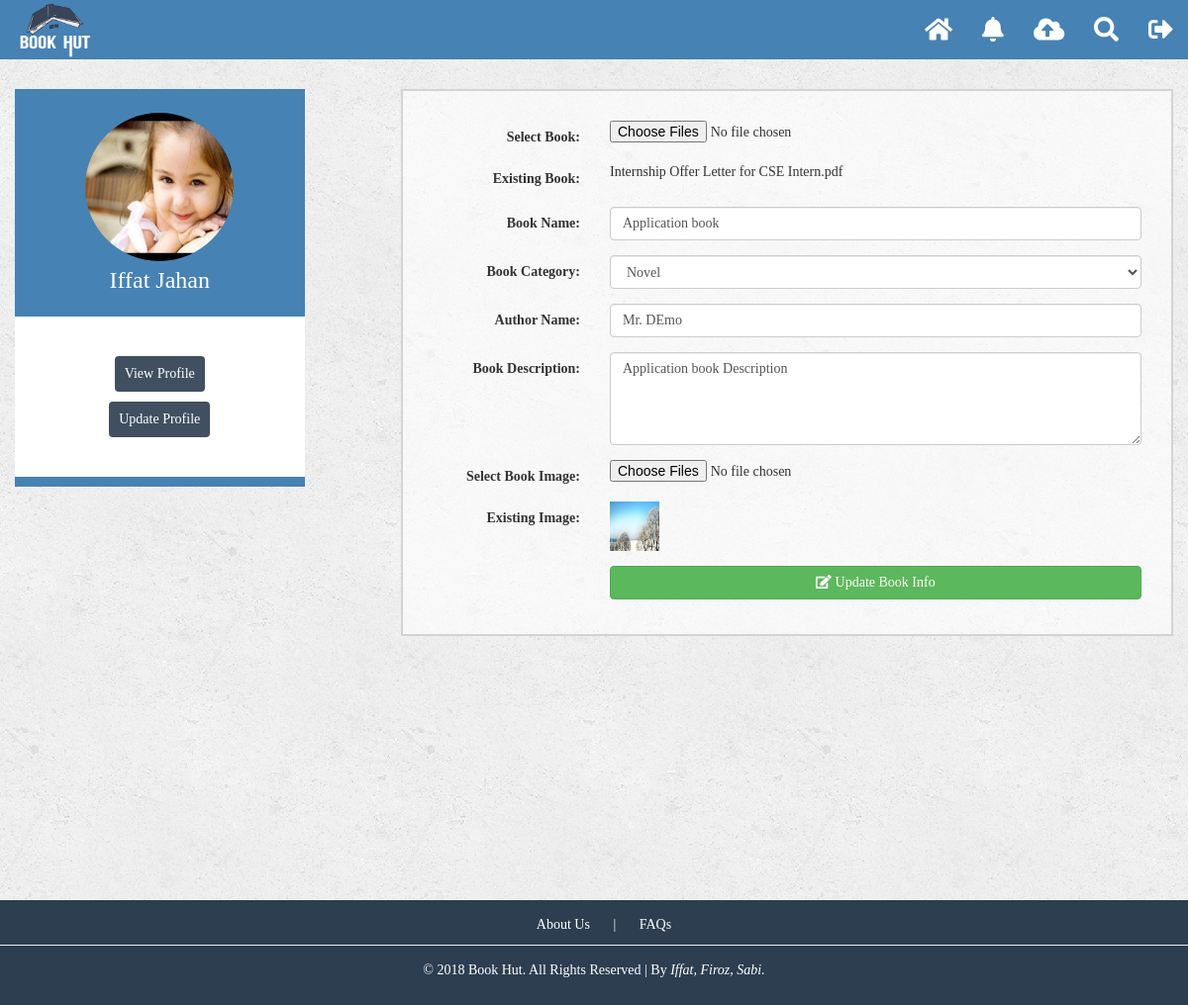
The app's page /editBookInfo.php?id=7 (signed in) with its own data.
### tables this page shows
CREATE TABLE `tbl_user_image` (
  `id` int(11) NOT NULL,
  `userId` int(11) NOT NULL,
  `profileImage` varchar(100) NOT NULL
);

CREATE TABLE `tbl_user` (
  `id` int(11) NOT NULL,
  `firstName` varchar(50) NOT NULL,
  `lastName` varchar(50) NOT NULL,
  `email` varchar(100) NOT NULL,
  `password` varchar(100) NOT NULL,
  `gender` tinyint(2) NOT NULL
);

CREATE TABLE `tbl_book` (
  `id` int(11) NOT NULL,
  `userId` int(11) NOT NULL,
  `bookPath` varchar(100) NOT NULL,
  `bookName` varchar(100) NOT NULL,
  `bookCategoryId` int(2) NOT NULL,
  `bookAuthor` varchar(50) NOT NULL,
  `bookDescription` text NOT NULL,
  `bookImage` varchar(100) NOT NULL,
  `status` tinyint(2) NOT NULL DEFAULT '1',
  `created_at` timestamp NOT NULL DEFAULT CURRENT_TIMESTAMP ON UPDATE CURRENT_TIMESTAMP,
  `modified_at` timestamp NOT NULL DEFAULT '0000-00-00 00:00:00'
);

CREATE TABLE `tbl_book_category` (
  `id` int(11) NOT NULL,
  `categoryName` varchar(50) NOT NULL
);

### class/user.php (called while the page is built, shortened)
<?php
class UserProfile {
	protected $connection;
	public function __construct(){
		$hostname = "localhost";
		$username = "root";
		$password = "";
		$dbname = "db_bookhut";
		$this->connection = mysqli_connect($hostname, $username, $password, $dbname);
	}
	public function user_image(){
		$res = $_SESSION['userId'];
		$sql = "SELECT * FROM tbl_user_image WHERE userId = '$res'";
		$sql_result = mysqli_query($this->connection,$sql);
		$user_img = mysqli_fetch_assoc($sql_result);
		if($user_img){
			$res = $user_img['profileImage'];
			return $res;
		}
		else {
			$res = 'images/userImages/default_user_img.jpg';
			return $res;
		}
	}
}
?>

### class/login.php (called while the page is built, shortened)
<?php
	class Registration {
		protected $connection;
		public function __construct(){
			$hostname = "localhost";
			$username = "root";
			$password = "";
			$dbname = "db_bookhut";
			$this->connection = mysqli_connect($hostname, $username, $password, $dbname);
		}
		public function user_info($id){
			$sql = "SELECT * FROM tbl_user WHERE id='$id'";
			$sql_result = mysqli_query($this->connection,$sql);
			$result = mysqli_fetch_assoc($sql_result);
			if($result){
				return $result;
			}
			else {
				die('Query problem');
			}
		}
	}

### class/book.php (called while the page is built, shortened)
<?php
	class Book {
		protected $connection;
		public function __construct(){
			$hostname = "localhost";
			$username = "root";
			$password = "";
			$dbname = "db_bookhut";
			$this->connection = mysqli_connect($hostname, $username, $password, $dbname);
		}
		public function book_category_info (){
			$sql = "SELECT * FROM tbl_book_category";
			$sql_result = mysqli_query($this->connection,$sql);
			if($sql_result){
				return $sql_result;
			}
			else {
				die('query problem');
			}
		}
		public function edit_book_info($id){
			$sql = "SELECT * FROM tbl_book where id = '$id'";
			$sql_result = mysqli_query($this->connection,$sql);
			$result = mysqli_fetch_assoc($sql_result);
			if($result){
				return $result;
			}
			else {
				die('query problem');
			}
		}
	}
?>

### editBookInfo.php (the view, shortened to what this page needs)
<?php
    require_once ('class/book.php');
    require_once('class/user.php');
    $userProfile = new UserProfile();
    $img = $userProfile->user_image();
    $book = new Book();
    $id = $_GET['id'];
    $editBook = $book->edit_book_info($id);
    $bookCategory=$book->book_category_info();
?>
<?php include('includes/header.php');?>
    <div class="container content-body">
        <div class="row">
            <?php include('includes/sideBar.php');?>
            <div class="main-content col-md-offset-1 col-md-8">
                <div class="row bookup-row">
                    <form class="form-horizontal" action="" method="post" enctype="multipart/form-data" name ="updateBook">
                        <div class="form-group">
                            <label class="col-sm-3 control-label">Select Book:</label>
                            <div class="col-sm-9">
                                <input type="file" name="bookPath" multiple accept="application/pdf">
                            </div>
                        </div>
                        <div class="form-group">
                            <label class="col-sm-3 control-label">Existing Book:</label>
                            <div class="col-sm-9">
                                <p><?php echo substr($editBook['bookPath'],6);?></p>
                            </div>
                        </div>
                        <div class="form-group">
                            <label class="col-sm-3 control-label">Book Name:</label>
                            <div class="col-sm-9">
                                <input type="text" class="form-control" name="bookName" value="<?php echo $editBook['bookName'];?>">
                            </div>
                        </div>
                        <div class="form-group">
                            <label class="col-sm-3 control-label">Book Category:</label>
                            <div class="col-sm-9">
                                <select class="form-control" name="bookCategoryId">
                                    <?php while($result=mysqli_fetch_assoc($bookCategory)){;?>
                                    <option value="<?php echo $result['id'];?>" <?php if ($result['id']==$editBook['bookCategoryId']) { echo 'selected'; } ?>><?php echo $result['categoryName'];?></option>
                                    <?php } ;?>
                                </select>
                            </div>
                        </div>
                        <div class="form-group">
                            <label class="col-sm-3 control-label">Author Name:</label>
                            <div class="col-sm-9">
                                <input type="text" class="form-control" name="bookAuthor" value="<?php echo $editBook['bookAuthor'];?>">
                            </div>
                        </div>
                        <div class="form-group">
                            <label class="col-sm-3 control-label">Book Description:</label>
                            <div class="col-sm-9">
                                <textarea name="bookDescription" class="form-control" rows="4"><?php echo $editBook['bookDescription'];?></textarea>
                            </div>
                        </div>
                        <div class="form-group">
                            <label class="col-sm-3 control-label">Select Book Image:</label>
                            <div class="col-sm-9">
                                <input type="file" name="bookImage" multiple accept="image/*">
                            </div>
                        </div>
                        <div class="form-group">
                            <label class="col-sm-3 control-label">Existing Image:</label>
                            <div class="col-sm-9">
                                <img src="<?php echo $editBook['bookImage'];?>" name="bookImage" alt="" style="height: 50px; width: 50px;">
                            </div>
                        </div>
                        <div class="form-group">
                            <div class="col-sm-offset-3 col-sm-9">
                                <button type="submit" name="updateBtn" class="btn btn-success btn-block"><i class="fas fa-edit"></i> Update Book Info</button>
                            </div>
                        </div>
                    </form>
                </div>
            </div>
        </div>
    </div>
    <?php include('includes/footer.php');?>
</body>
</html>

### includes/sideBar.php
<?php
	require_once ('class/login.php');
	$registration = new Registration();
	$userLoginInfo = $registration->user_info($_SESSION['userId']);
?>
<div class="left-sidebar col-lg-3 col-md-3 col-sm-4 col-xs-5">
	<div class="row">
		<div class="pro_pic">
			<a href="index.html"><img src="<?php echo $img ;?>" title="pro_pic"></a>
			<h3><?php echo $userLoginInfo['firstName'].' '.$userLoginInfo['lastName']?></h3>
		</div>
	</div>
	<div class="row buttons text-center">
		<div class="view-profile">
			<a href="viewProfile.php?id=<?php echo $_SESSION['userId']?>"><button type="btn" class="btn btn-info">View Profile</button></a>
		</div>
		<div class="edit-profile">
			<a href="editProfile.php?id=<?php echo $_SESSION['userId']?>"><button type="btn" class="btn btn-info">Update Profile</button></a>
		</div>
	</div>
</div>

### css/style.css (style rules this page uses)
html, body { height: 100%; width: 100%; }
body { background-image: url("../images/background.png"); }
body, img, h3 { margin: 0; padding: 0; font-family: comic sans MS !important; }
.content-body { margin-top: 20px; min-height: 100%; }
.content-body .left-sidebar { background: #fff; border-bottom: 10px solid #4682B4; }
.content-body .left-sidebar .pro_pic { text-align: center; padding: 24px 27px; background: #4682B4; }
.content-body .left-sidebar .pro_pic img { height: 150px; width: 150px; border-radius: 50%; }
.content-body .left-sidebar .pro_pic h3 { color: #fff; margin-top: 6px; }
.content-body .left-sidebar .view-profile { background: #fff; padding-top: 40px; padding-bottom: 10px; }
.content-body .left-sidebar .view-profile button { background-color: rgba(44, 62, 80, 0.9); border: none; padding: 8px 10px; }
.content-body .left-sidebar .edit-profile { background: #fff; padding-bottom: 40px; }
.content-body .left-sidebar .edit-profile button { background-color: rgba(44, 62, 80, 0.9); border: none; padding: 8px 10px; }
.content-body .main-content, .content-body .user-info { border: 2px solid lightgrey; background-color: rgba(255, 255, 255, 0.6); margin-bottom: 20px; }
.content-body .main-content .bookup-row, .content-body .user-info .bookup-row { padding: 30px 30px 20px 20px; }

### records on screen
tbl_user_image: profileImage (placeholder picture)
tbl_user: firstName "Iffat", lastName "Jahan"
tbl_book: bookPath "Internship Offer Letter for CSE Intern.pdf", bookName "Application book", bookCategoryId "Novel", bookAuthor "Mr. DEmo", bookDescription "Application book Description", bookImage (picture)
